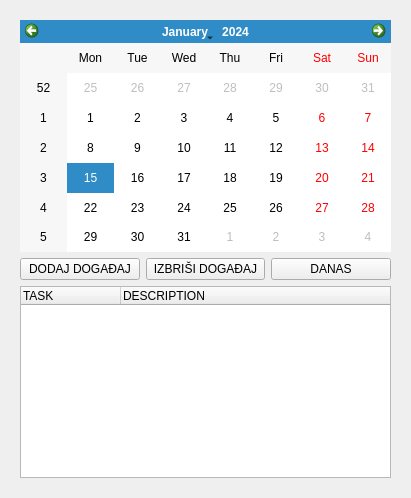
<?xml version="1.0" encoding="UTF-8"?>
<ui version="4.0">
 <class>Form</class>
 <widget class="QWidget" name="Form">
  <property name="geometry">
   <rect>
    <x>0</x>
    <y>0</y>
    <width>411</width>
    <height>498</height>
   </rect>
  </property>
  <property name="windowTitle">
   <string>Form</string>
  </property>
  <layout class="QHBoxLayout" name="horizontalLayout">
   <item>
    <widget class="QFrame" name="frame_2">
     <property name="frameShape">
      <enum>QFrame::NoFrame</enum>
     </property>
     <property name="frameShadow">
      <enum>QFrame::Sunken</enum>
     </property>
     <layout class="QVBoxLayout" name="verticalLayout_15">
      <item>
       <layout class="QVBoxLayout" name="verticalLayout_14" stretch="4,0,0">
        <item>
         <widget class="QCalendarWidget" name="calendarWidget"/>
        </item>
        <item>
         <layout class="QHBoxLayout" name="horizontalLayout_11">
          <item>
           <widget class="QPushButton" name="add_btn">
            <property name="text">
             <string>DODAJ DOGAĐAJ</string>
            </property>
           </widget>
          </item>
          <item>
           <widget class="QPushButton" name="remove_btn">
            <property name="text">
             <string>IZBRIŠI DOGAĐAJ</string>
            </property>
           </widget>
          </item>
          <item>
           <widget class="QPushButton" name="today_btn">
            <property name="text">
             <string>DANAS</string>
            </property>
           </widget>
          </item>
         </layout>
        </item>
        <item>
         <widget class="QTreeWidget" name="taskTreeWidget">
          <column>
           <property name="text">
            <string>TASK</string>
           </property>
          </column>
          <column>
           <property name="text">
            <string>DESCRIPTION</string>
           </property>
          </column>
         </widget>
        </item>
       </layout>
      </item>
     </layout>
    </widget>
   </item>
  </layout>
 </widget>
 <resources/>
 <connections/>
</ui>
